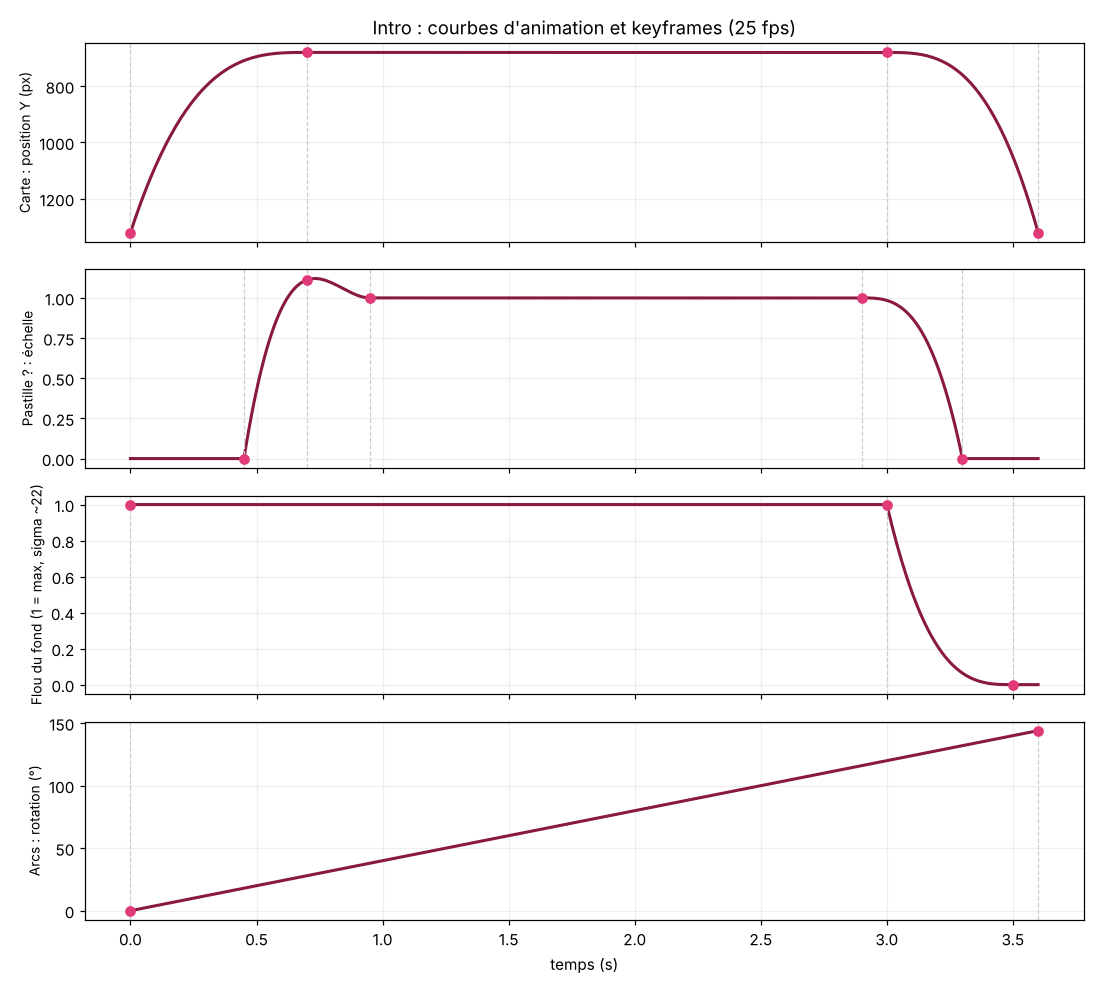

This figure's Python source:
"""Keyframe graph of the intro animation (same curves as make_intro.py)."""
import matplotlib; matplotlib.use("Agg")
import matplotlib.pyplot as plt, numpy as np
def clamp(x): return np.clip(x, 0, 1)
def seg(t, a, b): return clamp((t - a) / (b - a))
eo = lambda t: 1 - (1 - t) ** 3
ei = lambda t: t ** 3
def back(t, k=1.9): t = t - 1; return t * t * ((k + 1) * t + k) + 1
t = np.linspace(0, 3.6, 361)
card = 680 + (1 - eo(seg(t, 0, .7))) * 640 + ei(seg(t, 3, 3.6)) * 640
badge = back(seg(t, .45, .95)) * (1 - ei(seg(t, 2.9, 3.3)))
blur = 1 - eo(seg(t, 3.0, 3.5))
rot = t * 40
fig, ax = plt.subplots(4, 1, figsize=(10, 9), sharex=True)
data = [(card, "Carte : position Y (px)", [(0, 1320), (.7, 680), (3, 680), (3.6, 1320)]),
        (badge, "Pastille ? : échelle", [(.45, 0), (.7, 1.1), (.95, 1), (2.9, 1), (3.3, 0)]),
        (blur, "Flou du fond (1 = max, sigma ~22)", [(0, 1), (3, 1), (3.5, 0)]),
        (rot, "Arcs : rotation (°)", [(0, 0), (3.6, 144)])]
for a, (y, lab, kf) in zip(ax, data):
    a.plot(t, y, color="#8a1a3d", lw=2)
    for kt, _ in kf:
        a.axvline(kt, color="#ccc", lw=.8, ls="--")
        a.plot(kt, np.interp(kt, t, y), "o", color="#e03a78")
    a.set_ylabel(lab, fontsize=9); a.grid(alpha=.2)
ax[-1].set_xlabel("temps (s)")
ax[0].invert_yaxis()
ax[0].set_title("Intro : courbes d'animation et keyframes (25 fps)")
plt.tight_layout(); plt.savefig("keyframes.png", dpi=110)
